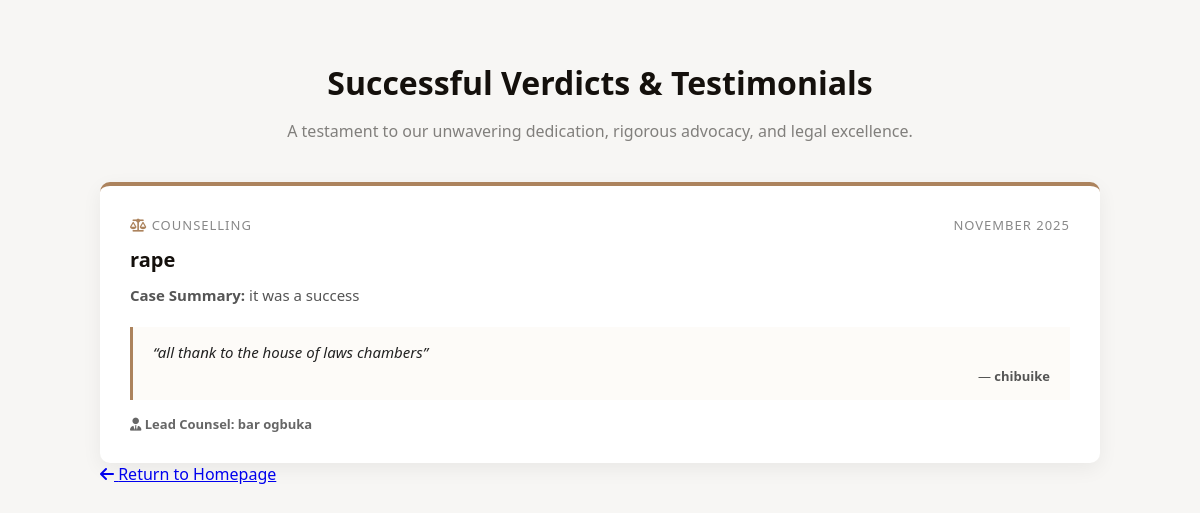
Screenshot of /testimonials with the database file from the repository.
### app.py (models this page shows, shortened)
class CaseTestimonial(db.Model):
    __tablename__ = "case_testimonials"
    id = db.Column(db.Integer, primary_key=True)
    client_name = db.Column(db.String(150), nullable=False)
    case_title = db.Column(db.String(255), nullable=False)
    practice_area = db.Column(db.String(100), nullable=False)
    verdict_summary = db.Column(db.Text, nullable=False)
    client_testimonial = db.Column(db.Text, nullable=False)
    lead_counsel = db.Column(db.String(150), nullable=False)
    case_date = db.Column(db.String(50), nullable=False)
    is_published = db.Column(db.Boolean, default=True)
    created_at = db.Column(db.DateTime, default=datetime.utcnow)

### app.py (the view)
@app.route("/testimonials", methods=["GET"])
def public_testimonials():
    testimonials = CaseTestimonial.query.filter_by(is_published=True).order_by(CaseTestimonial.created_at.desc()).all()
    return render_template("testimonials.html", testimonials=testimonials)

### templates/testimonials.html (shortened to what this page needs)
<!DOCTYPE html>
<html lang="en">
<head>
  <link rel="stylesheet" href="https://cdnjs.cloudflare.com/ajax/libs/font-awesome/6.5.1/css/all.min.css">
</head>
<body>
<div class="container">
  <h1>Successful Verdicts &amp; Testimonials</h1>
  <p class="subtitle">A testament to our unwavering dedication, rigorous advocacy, and legal excellence.</p>
  <div class="grid">
    {% for t in testimonials %}
    <div class="card">
      <div class="meta">
        <span><i class="fa-solid fa-scale-balanced" style="color: #ac835d;"></i> {{ t.practice_area }}</span>
        <span>{{ t.case_date }}</span>
      </div>
      <h3>{{ t.case_title }}</h3>
      <div class="verdict">
        <strong>Case Summary:</strong> {{ t.verdict_summary }}
      </div>
      <div class="testimonial-box">
        &ldquo;{{ t.client_testimonial }}&rdquo;<br>
        <div style="text-align: right; font-style: normal; font-size: 13px; margin-top: 5px; color: #555;">— <strong>{{ t.client_name }}</strong></div>
      </div>
      <div class="counsel">
        <i class="fa-solid fa-user-tie"></i> Lead Counsel: {{ t.lead_counsel }}
      </div>
    </div>
    {% else %}
    <div style="text-align: center; padding: 50px; background: #fff; border-radius: 10px; color: #888;">
      <i class="fa-solid fa-folder-open" style="font-size: 40px; color: #ac835d; margin-bottom: 15px;"></i>
      <p>No win cases or testimonials published yet. Please check back soon.</p>
    </div>
    {% endfor %}
  </div>
  <a href="{{ url_for('home') }}" class="back-link"><i class="fa-solid fa-arrow-left"></i> Return to Homepage</a>
</div>
</body>
</html>

### templates/testimonials.html (style rules this page uses)
body { font-family: 'Segoe UI', Tahoma, Geneva, Verdana, sans-serif; background: #f7f6f4; margin: 0; padding: 40px 20px; color: #333; }
.container { max-width: 1000px; margin: auto; }
h1 { text-align: center; color: #14100c; margin-bottom: 10px; font-size: 32px; }
p.subtitle { text-align: center; color: #817f7c; margin-bottom: 40px; font-size: 16px; }
.grid { display: grid; grid-template-columns: 1fr; gap: 25px; }
.card { background: #fff; border-radius: 10px; padding: 30px; box-shadow: 0 6px 20px rgba(20,16,12,0.06); border-top: 4px solid #ac835d; }
.meta { display: flex; justify-content: space-between; font-size: 13px; color: #888; margin-bottom: 12px; text-transform: uppercase; letter-spacing: 1px; }
h3 { margin: 0 0 10px; color: #14100c; font-size: 20px; }
.verdict { font-size: 15px; line-height: 1.6; color: #555; margin-bottom: 20px; }
.testimonial-box { background: #fdfbf8; border-left: 3px solid #ac835d; padding: 15px 20px; font-style: italic; color: #222; font-size: 15px; margin-bottom: 15px; }
.counsel { font-size: 13px; color: #666; font-weight: 600; }

### rows the page displays
CaseTestimonial: practice_area "COUNSELLING", case_date "NOVEMBER 2025", case_title "rape", verdict_summary "it was a success", client_testimonial "all thank to the house of laws chambers", client_name "chibuike", lead_counsel "bar ogbuka"
